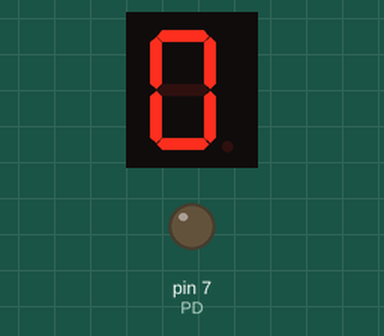
The sketch below on a simulated Arduino Uno, built with avr-gcc and run on an emulated ATmega328P. Parts: 1-digit seven-segment display, output pins drawn as LEDs (lit = HIGH). Wiring (inferred from the names in the program): 1-digit 7-segment display, segments lit when HIGH: segments pin 0, pin 1, pin 2, pin 3, pin 4, pin 5, pin 6. The segment pins are drawn as the display they are named for; pins used as bus, display or sensor lines are not drawn.

Above: at 0.1 s.
At 1.1 s:
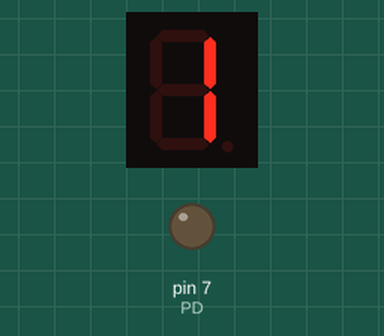
At 2.1 s:
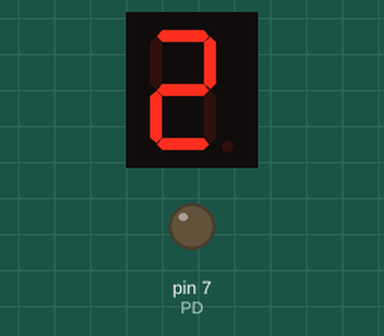
At 4.1 s:
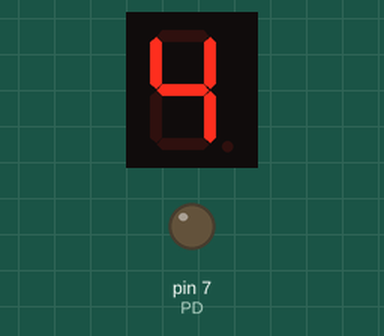
At 6.1 s:
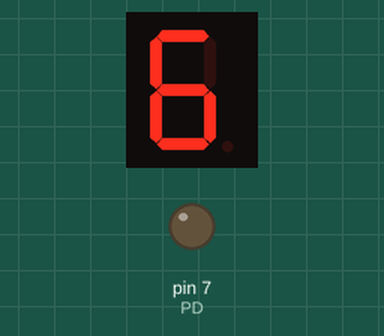
At 9.1 s:
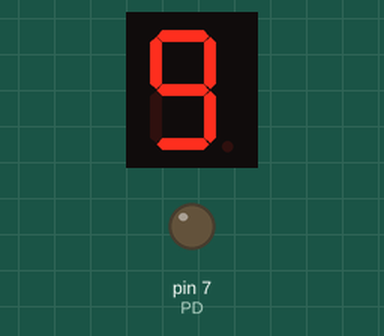

The sketch:

ex11_display_7_segmentos_catodo_comum.ino
```cpp
/* DÉCIMO PRIMEIRO PROGRAMA (DISPLAY 7 SEGMENTOS - CATODO COMUM)
   DANIEL RODRIGUES DE SOUSA 21/10/2022 */

#define SEG_A 0 //definição do display_seg a
#define SEG_B 1 //definição do display_seg b
#define SEG_C 2 //definição do display_seg c
#define SEG_D 3 //definição do display_seg d
#define SEG_E 4 //definição do display_seg e
#define SEG_F 5 //definição do display_seg f
#define SEG_G 6 //definição do display_seg g
#define PD    7 //definição do display_seg p

int contador = 10;

                     // pgfedcba
byte segmentos[10]= { 0b00111111,   //0
                      0b00000110,   //1
                      0b01011011,   //2
                      0b01001111,   //3
                      0b01100110,   //4
                      0b01101101,   //5
                      0b01111101,   //6
                      0b00000111,   //7
                      0b01111111,   //8
                      0b01101111 }; //9

void display_7seg( byte display_seg )    //função display_segs: recebe um byte chamado display_seg
{
  digitalWrite(SEG_A, bitRead(display_seg, 0));  //acerta o estado de SEG_A de acordo com o bit 0 do byte display_seg
  digitalWrite(SEG_B, bitRead(display_seg, 1));  //acerta o estado de SEG_B de acordo com o bit 1 do byte display_seg
  digitalWrite(SEG_C, bitRead(display_seg, 2));  //acerta o estado de SEG_C de acordo com o bit 2 do byte display_seg
  digitalWrite(SEG_D, bitRead(display_seg, 3));  //acerta o estado de SEG_D de acordo com o bit 3 do byte display_seg
  digitalWrite(SEG_E, bitRead(display_seg, 4));  //acerta o estado de SEG_E de acordo com o bit 4 do byte display_seg
  digitalWrite(SEG_F, bitRead(display_seg, 5));  //acerta o estado de SEG_F de acordo com o bit 5 do byte display_seg
  digitalWrite(SEG_G, bitRead(display_seg, 6));  //acerta o estado de SEG_G de acordo com o bit 6 do byte display_seg
  digitalWrite(PD, bitRead(display_seg, 7));     //acerta o estado de PD de acordo com o bit 7 do byte display_seg
}

void setup()
{
  pinMode(SEG_A, OUTPUT);     //definição da direção dos pinos
  pinMode(SEG_B, OUTPUT);
  pinMode(SEG_C, OUTPUT);
  pinMode(SEG_D, OUTPUT);
  pinMode(SEG_E, OUTPUT);
  pinMode(SEG_F, OUTPUT);
  pinMode(SEG_G, OUTPUT);
  pinMode(PD, OUTPUT);
}

void loop()
{
  contador = contador + 1;
  if( contador >= 10 )
  {
    contador = 0;
  }
  display_7seg(segmentos[contador]);
  delay(1000);
}
```

Measured:
- by itself, everything shown: repeats every 10.0 s, in 10 steps
- what the display in image 1 shows lasts 1.0 s, from 1.0 s to 2.0 s
